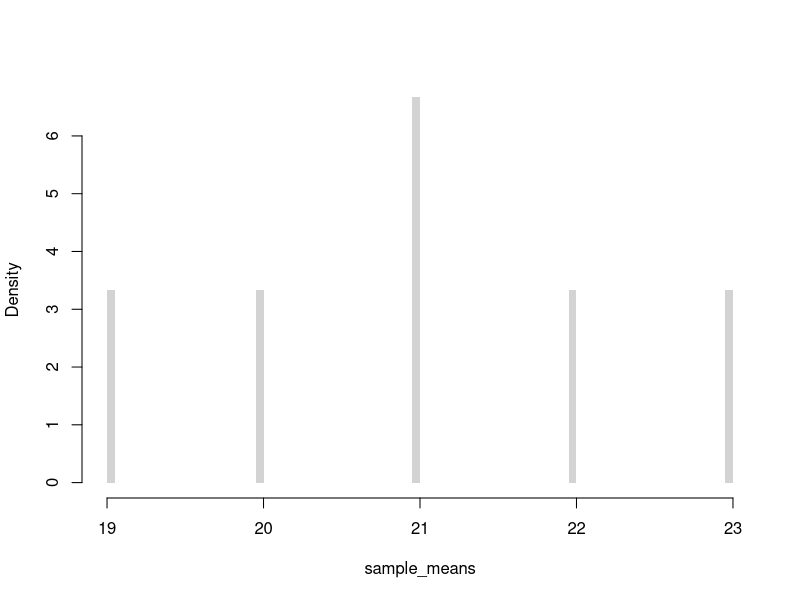
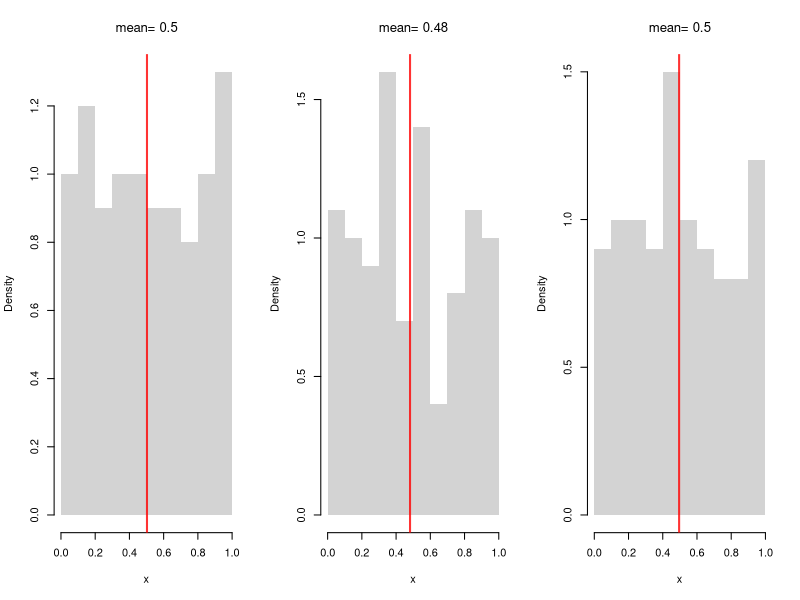
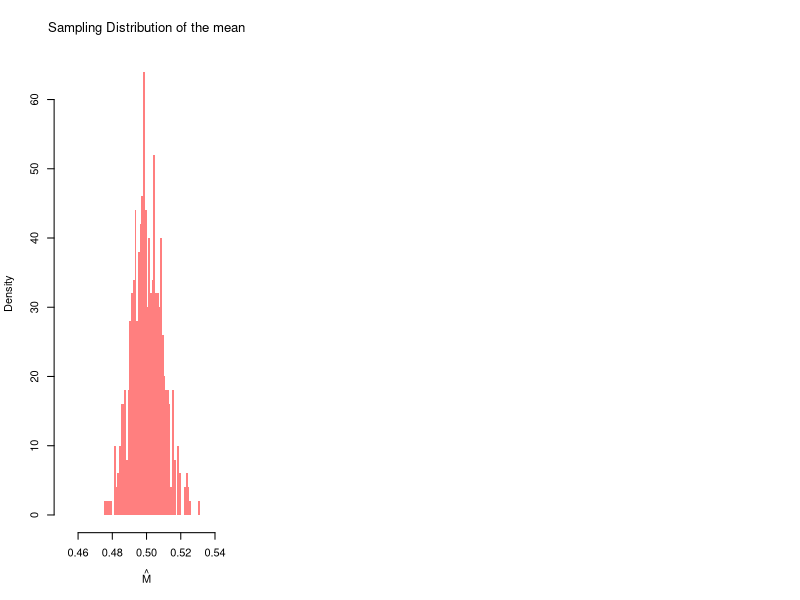
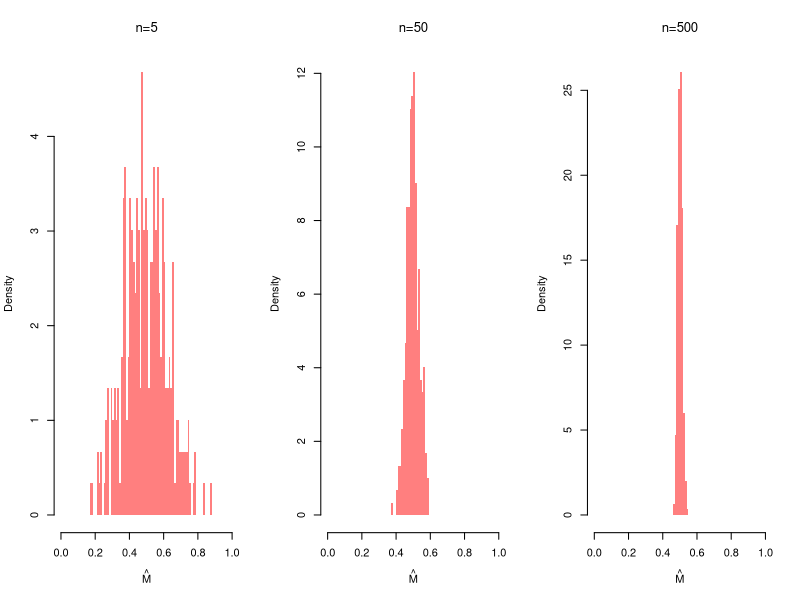
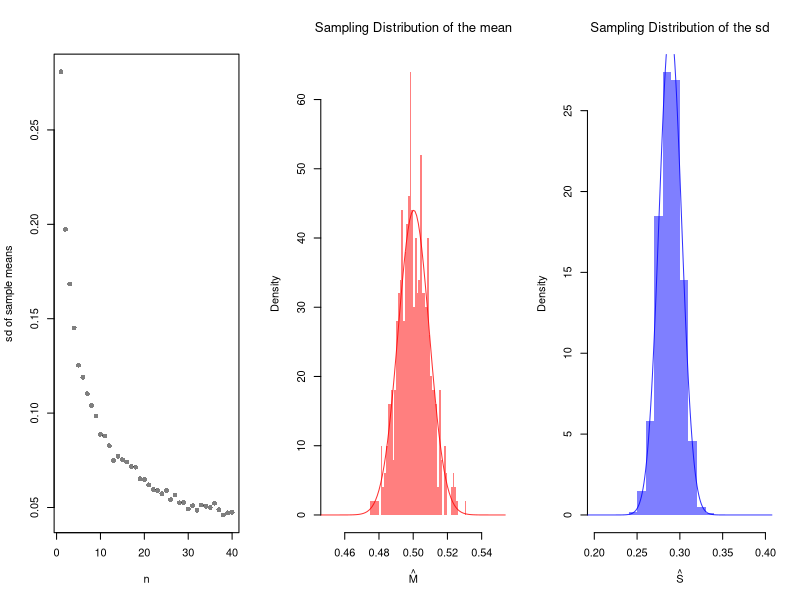
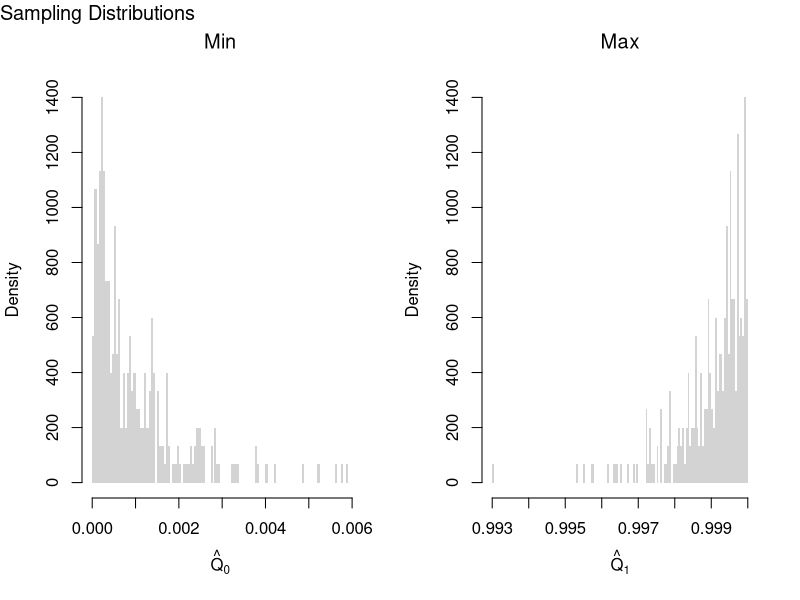
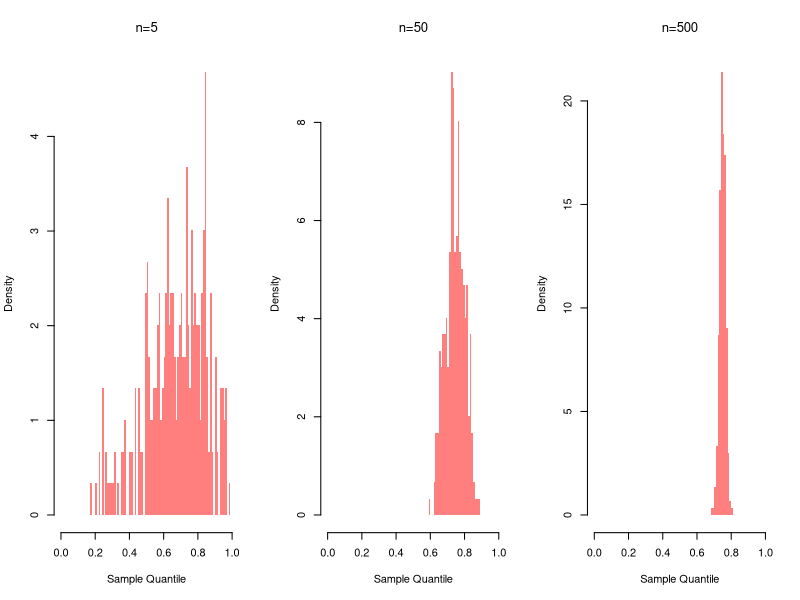
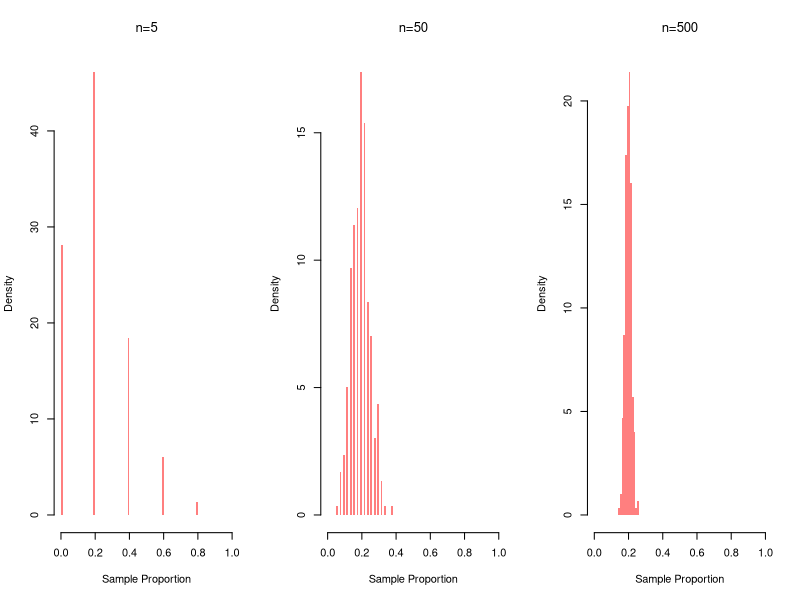

Write R code to recreate these figures, in order.
## ---- chunk 1
# Simple random sample (no duplicates, equal probability)
x <- c(1, 2, 3, 4) # population
sample(x, 2, replace=FALSE) #sample
## ---- chunk 2
#{1, 2, 3} {1, 3, 2}
#{2, 1, 3} {2, 3, 1}  
#{3, 2, 1} {3, 1, 2}
factorial(3)
## ---- chunk 3
#Ways to draw k=2 from a set with n=4
#{1, 2} {1, 3} {1, 4}  
#      {2, 3} {2, 4}  
#            {3, 4} 

choose(4, 2)
## ---- chunk 4
# License plates: 3 distinct letters, 3 distinct numbers
(26 * 25 * 24) * (10 * 9 * 8)

# Bank-account sample of 3 from 20 (order irrelevant)
choose(20, 3)

# HR committee: morning ordered, afternoon unordered
(25 * 24) * choose(23, 5)
## ---- chunk 5
#All possible samples of two from a bag of numbers {1, 2, 3, 4} with replacement 
#{1, 1} {1, 2} {1, 3}, {3, 4}
#{2, 2} {2, 3} {2, 4}
#{3, 3} {3, 4}
#{4, 4}

# Simple random sample (duplicates, equal probability)
sample(x, 2, replace=TRUE)
## ---- chunk 6
X <- c(18, 20, 22, 24) # Ages for student population
# six possible samples
m1 <- mean( X[c(1, 2)] ) #{1, 2}
m2 <- mean( X[c(1, 3)] ) #{1, 3}
m3 <- mean( X[c(1, 4)] ) #{3, 4}
m4 <- mean( X[c(2, 3)] ) #{2, 3}
m5 <- mean( X[c(2, 4)] ) #{2, 4}
m6 <- mean( X[c(3, 4)] ) #{3, 4}
# sampling distribution
sample_means <- c(m1, m2, m3, m4, m5, m6)
hist(sample_means,
    freq=FALSE, breaks=100,
    main=NA, border=NA)
## ---- chunk 7
# Three Sample Example from infinite population
x1 <- runif(100)
m1 <- mean(x1)
x2 <- runif(100)
m2 <- mean(x2)
x3 <- runif(100)
m3 <- mean(x3)
sample_means <- c(m1, m2, m3)
sample_means

# An Equivalent Approach: fill vector in a loop
sample_means <- rep(NA, 3)
for(i in seq(sample_means)){
    x <- runif(100)
    m <- mean(x)
    sample_means[i] <- m
}
sample_means
## ---- chunk 8
# Three Sample Example w/ Visual
par(mfrow=c(1, 3))
for(b in 1:3){
    x <- runif(100) 
    m <-  mean(x)
    hist(x,
        breaks=seq(0, 1, by=.1), #for comparability
        freq=FALSE, main=NA, border=NA)
    abline(v=m, col=rgb(1, 0, 0, .8), lwd=2)
    title(paste0('mean= ', round(m, 2)),  font.main=1)
}
## ---- chunk 9
# Many sample example
sample_means <- rep(NA, 500)
for(i in seq_along(sample_means)){
    x <- runif(1000)
    m <- mean(x)
    sample_means[i] <- m
}
hist(sample_means,
    breaks=seq(0.45, 0.55, by=.001),
    border=NA, freq=FALSE,
    col=rgb(1, 0, 0, .5),
    xlab=expression(hat(M)),
    main=NA)
title('Sampling Distribution of the mean', font.main=1)
## ---- chunk 10
m_LLLN <- mean(sample_means)
round(m_LLLN, 3)
## ---- chunk 11
par(mfrow=c(1, 3))
for(n in c(5, 50, 500)){
    sample_means_n <- rep(NA, 299)
    for(i in seq_along(sample_means_n)){
        x <- runif(n)
        m <- mean(x)
        sample_means_n[i] <- m
    }
    hist(sample_means_n,
        breaks=seq(0, 1, by=.01),
        border=NA, freq=FALSE,
        col=rgb(1, 0, 0, .5),
        xlab=expression(hat(M)),
        main=NA)
    title(paste0('n=', n), font.main=1)
}
## ---- chunk 12
n_seq <- seq(1, 40)
sd_seq <- rep(NA, length(n_seq))
for(n in seq_along(sd_seq)){
    sample_means_n <- rep(NA, 499)
    for(i in seq_along(sample_means_n)){
        x <- runif(n)
        m <- mean(x)
        sample_means_n[i] <- m
    }
    sd_seq[n] <- sd(sample_means_n)
}
plot(n_seq, sd_seq, pch=16, col=grey(0, 0.5),
    xlab='n', ylab='sd of sample means', main=NA)
## ---- chunk 13
X <- c(18, 20, 22, 24) #student ages (population values)
mean(X) # Population mean

# six possible samples of size 2
m1 <- mean( X[c(1, 2)] ) #{1, 2}
m2 <- mean( X[c(1, 3)] ) #{1, 3}
m3 <- mean( X[c(1, 4)] ) #{1, 4}
m4 <- mean( X[c(2, 3)] ) #{2, 3}
m5 <- mean( X[c(2, 4)] ) #{2, 4}
m6 <- mean( X[c(3, 4)] ) #{3, 4}
means_2 <- c(m1, m2, m3, m4, m5, m6)
sort(means_2)

# four possible samples of size 3
m1 <- mean( X[c(1, 2, 3)] ) 
m2 <- mean( X[c(1, 2, 4)] ) 
m3 <- mean( X[c(1, 3, 4)] ) 
m4 <- mean( X[c(2, 3, 4)] ) 
means_3 <- c(m1, m2, m3, m4)
sort(means_3)
## ---- chunk 14
hist(sample_means,
    breaks=seq(0.45, 0.55, by=.001),
    border=NA, freq=FALSE,
    col=rgb(1, 0, 0, .5),
    xlab=expression(hat(M)),
    main=NA)
title('Sampling Distribution of the mean', font.main=1)

# Approximately normal?
mu <- mean(sample_means)
mu_sd <- sd(sample_means)
x <- seq(0.1, 0.9, by=0.001)
fx <- dnorm(x, mu, mu_sd)
lines(x, fx, col=rgb(1, 0, 0, .8))
## ---- chunk 15
# CLT example of the 'sd' statistic
sample_sds <- rep(NA, 1000)
for(i in seq_along(sample_sds)){
    x <- runif(100) # same distribution
    s <- sd(x) # different statistic
    sample_sds[i] <- s
}
hist(sample_sds,
    breaks=seq(0.2, 0.4, by=.01),
    border=NA, freq=FALSE,
    col=rgb(0, 0, 1, .5),
    xlab=expression(hat(S)),
    main=NA)
title('Sampling Distribution of the sd', font.main=1)

# Approximately normal?
mu <- mean(sample_sds)
mu_sd <- sd(sample_sds)
x <- seq(0.1, 0.9, by=0.001)
fx <- dnorm(x, mu, mu_sd)
lines(x, fx, col=rgb(0, 0, 1, .8))

# try another random variable, such as rexp(100) instead of runif(100)
## ---- chunk 16
# Create 300 samples, each with 1000 random uniform variables
x_samples <- matrix(nrow=300, ncol=1000)
for(i in seq(1, nrow(x_samples))){
    x_samples[i, ] <- runif(1000)
}
# Each row is a new sample
length(x_samples[1, ])

# Compute min and max for each sample
x_mins <- apply(x_samples, 1, quantile, probs=0)
x_maxs <- apply(x_samples, 1, quantile, probs=1)

# Plot the sampling distributions of min, median, and max
# Median looks normal. Maximum and minimum do not!
par(mfrow=c(1, 2))
hist(x_mins, breaks=100, main=NA,
    xlab=expression(hat(Q)[0]), border=NA, freq=FALSE)
title('Min', font.main=1)
hist(x_maxs, breaks=100, main=NA,
    xlab=expression(hat(Q)[1]), border=NA, freq=FALSE)
title('Max', font.main=1)
title('Sampling Distributions', outer=TRUE, line=-1, adj=0, font.main=1)
## ---- chunk 17
par(mfrow=c(1, 3))
for(n in c(5, 50, 500)){
    sample_quants_n <- rep(NA, 299)
    for(i in seq_along(sample_quants_n)){
        x <- runif(n)
        m <- quantile(x, probs=0.75) #upper quartile
        sample_quants_n[i] <- m
    }
    hist(sample_quants_n,
        breaks=seq(0, 1, by=.01),
        border=NA, freq=FALSE,
        col=rgb(1, 0, 0, .5),
        xlab='Sample Quantile',
        main=NA)
    title(paste0('n=', n), font.main=1)
}
## ---- chunk 18
par(mfrow=c(1, 3))
for(n in c(5, 50, 500)){
    sample_props_n <- rep(NA, 299)
    for(i in seq_along(sample_props_n)){
        x <- sample(1:5, size=n, prob=c(1:5)/15, replace=TRUE)
        p3 <- mean(x==3)
        sample_props_n[i] <- p3
    }
    hist(sample_props_n,
        breaks=seq(0, 1, by=.01),
        border=NA, freq=FALSE,
        col=rgb(1, 0, 0, .5),
        xlab='Sample Proportion',
        main=NA)
    title(paste0('n=', n), font.main=1)
}
## ---- chunk 19
par(mfrow = c(1, 3))
for (n in c(50, 500, 5000)) {
  x <- runif(n)
  Fx <- ecdf(x)
  plot(Fx, main=NA)
  title(paste0('n=', n), font.main=1)
}
## ---- chunk 20
sample_dat <- USArrests[, 'Murder']
sample_mean <- mean(sample_dat)
sample_mean
## ---- chunk 21
# Generate Non-normal Data, from Hesterberg (2015)

# Population is 50% N(-2, 1) and 50% N(2, 4)
populationMean <- c(-2, 2)
populationVar <- c(1, 4)

# Generate samples from population
rPopulation <- function(n){
  # Which distribution is each observation coming from
  di <- sample(1:2, size=n, replace=TRUE, prob=c(.5, .5))
  rnorm(n, mean=populationMean[di], sd=sqrt(populationVar)[di])
}

# Compute Sample Mean
n <- 25
set.seed(2)
sample_dat <- rPopulation(n)
sample_mean <- mean(sample_dat)
## ---- chunk 22
# Plot Bootstrap Mean
# Modified from Hesterberg (2015)

#### Some parameters for figure layout.
divideX <- c(.6, .65)
divideY <- c(0, .32, .33, .65, .70, 1)
useFraction <- .9
Fraction2 <- 0:1 + c(1, -1) * (1-useFraction)/2
rescaleY <- function(x) (x-.33)/.67
divideY3 <- (c(NA, NA, .33, .65, .70, 1) - .33)/.67

PlotSample <- function(data,
    lineMu=TRUE,
    star=FALSE,
    lineM=NULL,
    col='gray'){
  # lineMu: logical, add a vertical line at mu
  # star:  logical, label with xbar* instead of xbar
  # lineM: NULL or numeric; add a vertical line there

  hist(data, breaks=seq(-6, 8, length=21), col=col,
       probability=TRUE, axes=FALSE, new=FALSE, border=NA,
       xlab='', xlim=c(-6, 8), ylim=c(0, .351),
       xaxs='i', yaxs='i', main=NA)
  axis(side=1, at=c(-6, 8))
  axis(side=1, at=mean(data),
       if(star) expression(hat(M)^r) else expression(hat(M)))
  if(lineMu) {
    segments(mean(populationMean), y0=0, y1=.32)
    axis(side=1, at=mean(populationMean), '')
  }
  if(length(lineM)) {
    segments(lineM, y0=0, y1=.32, col=rgb(1, 0, 0, .8), lty=2)
    axis(side=1, at=lineM, '', col=rgb(1, 0, 0, .8))
  }
  invisible(NULL)
}

### Plot sample (as substitute for population)
par(fig=c(divideX[1] * (1/3 + 1/3 * Fraction2), divideY3[5:6]),
    mar=.1 + c(2, 0, 0, 0), mex=.8)
PlotSample(sample_dat, lineM=sample_mean)
axis(1, sample_mean, expression(hat(M)), col=rgb(1, 0, 0, .8))

### Bootstrap samples
set.seed(2)  ## Cherry Pick Some Good Ones
B <- lapply(1:20, function(b) { sample(sample_dat, replace=TRUE) })
temp <- lapply(B, hist, breaks=seq(-6, 8, length=21), plot=FALSE)
Bii <- which(sapply(temp, function(x) max(x[['counts']])) <= 5)
## Plot the Cherries
par(fig=c(divideX[1] * (0/3 + 1/3*Fraction2), divideY3[3:4]), new=TRUE)
PlotSample(B[[Bii[1]]], sample_mean, lineMu=FALSE, star=TRUE)
par(fig=c(divideX[1] * (1/3 + 1/3*Fraction2), divideY3[3:4]), new=TRUE)
PlotSample(B[[Bii[3]]], sample_mean, lineMu=FALSE, star=TRUE)
par(fig=c(divideX[1] * (2/3 + 1/3*Fraction2), divideY3[3:4]), new=TRUE)
PlotSample(B[[Bii[2]]], sample_mean, lineMu=FALSE, star=TRUE)

### Bootstrap Distribution
par(fig=c(divideX[2], 1, 0, .5), new=TRUE)
par(mar=c(4.1, 0, 0, 0))
set.seed(2)
Bmeans <- sapply(1:999, function(b) {
    dat_b <- sample(sample_dat, replace=TRUE) # c.f. jackknife
    mean(dat_b)
})
hist(Bmeans, xlim=c(-3, 3), ylim=c(0, 1), breaks=61, border=NA,
     axes=FALSE, col=rgb(.8, 0, 0, .5), freq=FALSE, main=NA, yaxs='i',
     xlab='', ylab='')
abline(v=sample_mean, col=rgb(1, 0, 0, .8), lty=2)
abline(v=mean(populationMean))
axis(1, c(-3, 3))
axis(1, at=sample_mean, expression(hat(M)), col=rgb(1, 0, 0, .8))
#axis(3, at=mean(populationMean), expression(mu))

### Arrows
par(mar=c(2.1, 0, 0, 0))
par(fig=c(0, 1, 0, 1), usr=c(0, 1, 0, 1))
arrows(lwd=1.5, length=.125,
       x0=divideX[1] * (.29 + .42 * ppoints(5)[c(1, 3, 5)]),
       x1=divideX[1] * seq(.3, .7, length=3),
       y0=rescaleY(divideY[4:5] %*% c(.2, .77)) - .05,
       y1=rescaleY(divideY[4] - c(.6, 1, .6)*(divideY[5]-divideY[4])) - .05)
arrows(divideX[1], c(.1, .2, .3), length=.125, divideX[2], lwd=1.5)

### Text
text(.4, .8, adj=0, 'Sample')
text((divideX[2]+1)/2, .55, adj=.5, 'Resampling Distribution')
text(0.01, divideY3[4]+.03, adj=0, 'Resamples (r)')
legend(.01, .9, lty=1:2, col=c(rgb(0, 0, 0, .8), rgb(1, 0, 0, .8)), legend=expression(mu, hat(M)))
## ---- chunk 23
small_dat <- c(1, 6, 7, 22)
jackknife_meds <- rep(NA, length(small_dat))
for(i in seq_along(jackknife_meds)){
    jackknife_meds[i] <- median(small_dat[-i])
}
jackknife_meds
mean(jackknife_meds)
## ---- chunk 24
sample_dat <- USArrests[, 'Murder']
sample_mean <- mean(sample_dat)

# Jackknife Estimates
n <- length(sample_dat)
jackknife_means <- rep(NA, n)
for(i in seq_along(jackknife_means)){
    dat_noti <- sample_dat[-i]
    mean_noti <- mean(dat_noti)
    jackknife_means[i] <- mean_noti
}
hist(jackknife_means, breaks=25,
    border=NA, freq=FALSE,
    main=NA, xlab=expression(hat(M)^group('(', -i, ')')))
abline(v=sample_mean, col=rgb(1, 0, 0, .8), lty=2)
## ---- chunk 25
set.seed(1)
small_dat <- c(1, 6, 7, 22)
bootstrap_meds <- rep(NA, 8)
for(b in seq_along(bootstrap_meds)){
    dat_b <- sample(small_dat, replace=TRUE)
    bootstrap_meds[b] <- median(dat_b)
}
bootstrap_meds
## ---- chunk 26
# Bootstrap estimates
bootstrap_means <- rep(NA, 9999)
for(b in seq_along(bootstrap_means)){
    boot_id <- sample(n, replace=TRUE)
    dat_b  <- sample_dat[boot_id] # c.f. jackknife
    mean_b <- mean(dat_b)
    bootstrap_means[b] <-mean_b
}

hist(bootstrap_means, breaks=25,
    border=NA, freq=FALSE,
    main=NA, xlab=expression(hat(M)^group('(', b, ')')))
abline(v=sample_mean, col=rgb(1, 0, 0, .8), lty=2)
## ---- chunk 27
# theoretical probabilities
x <- c(0, 1)
x_probs <- c(1/4, 3/4)
# sample draws
coin_sample <- sample(x, prob=x_probs, 1000, replace=TRUE)
Fhat <- ecdf(coin_sample)

x_probs_boot <- c(Fhat(0), 1-Fhat(0))
x_probs_boot # approximately the theoretical value
coin_resample <- sample(x, prob=x_probs_boot, 999, replace=TRUE)
# any draw from here is almost the same as the original process
## ---- chunk 28
sd(bootstrap_means) # standard error estimate for the mean
sd(sample_dat) # standard deviation
## ---- chunk 29
sd(jackknife_means)*sqrt(n) # standard error estimate for the mean
sd(bootstrap_means) # standard error estimate for the mean
## ---- chunk 30
B <- 999 # number of bootstrap samples
Nseq <- seq(1, length(sample_dat), by=1) # different resample sizes
n_id <- seq_along(sample_dat) # who to potentially resample

## For each sample size, compute the bootstrap SE
SE <- rep(NA, length(Nseq))
for(n in seq_along(Nseq)){
    sample_stats_n <- rep(NA, B)
    for(b in seq(1, B)){
    	b_id <- sample(n_id, size=n, replace=TRUE)
        x_b <- sample_dat[b_id]
        x_stat_b <- mean(x_b) # statistic of interest
        sample_stats_n[b] <- x_stat_b
    }
    se_n <- sd(sample_stats_n) # How much the statistic varies across samples
    SE[n] <- se_n
}

plot(Nseq, SE, pch=16, col=grey(0, 0.5),
    ylab='standard error', xlab='sample size', main=NA)
## ---- chunk 31
med <- quantile(sample_dat, prob=0.5)

# Bootstrap estimates
bootstrap_stat <- rep(NA, 9999)
for(b in seq_along(bootstrap_stat)){
    boot_id <- sample(n, replace=TRUE)
    dat_b  <- sample_dat[boot_id] # c.f. jackknife
    stat_b <- quantile(dat_b, prob=0.5)
    bootstrap_stat[b] <- stat_b
}

hist(bootstrap_stat, breaks=25,
    border=NA, freq=FALSE,
    main=NA, xlab=expression(Med[b]))
abline(v=med, col=rgb(1, 0, 0, .8), lty=2)
## ---- chunk 32
# Standard error estimate for the median
sd(bootstrap_stat)
